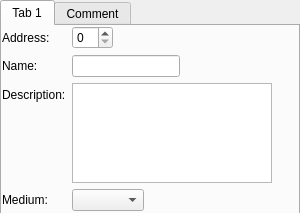
<?xml version="1.0" encoding="UTF-8"?>
<ui version="4.0">
 <class>EditPropertyDialog</class>
 <widget class="QDialog" name="EditPropertyDialog">
  <property name="enabled">
   <bool>true</bool>
  </property>
  <property name="geometry">
   <rect>
    <x>0</x>
    <y>0</y>
    <width>300</width>
    <height>213</height>
   </rect>
  </property>
  <property name="sizePolicy">
   <sizepolicy hsizetype="Preferred" vsizetype="Preferred">
    <horstretch>0</horstretch>
    <verstretch>0</verstretch>
   </sizepolicy>
  </property>
  <property name="minimumSize">
   <size>
    <width>300</width>
    <height>80</height>
   </size>
  </property>
  <property name="windowTitle">
   <string>Dialog</string>
  </property>
  <property name="autoFillBackground">
   <bool>false</bool>
  </property>
  <widget class="QTabWidget" name="tabWidget">
   <property name="enabled">
    <bool>true</bool>
   </property>
   <property name="geometry">
    <rect>
     <x>0</x>
     <y>0</y>
     <width>300</width>
     <height>221</height>
    </rect>
   </property>
   <property name="sizePolicy">
    <sizepolicy hsizetype="Preferred" vsizetype="Preferred">
     <horstretch>0</horstretch>
     <verstretch>0</verstretch>
    </sizepolicy>
   </property>
   <property name="minimumSize">
    <size>
     <width>180</width>
     <height>80</height>
    </size>
   </property>
   <property name="maximumSize">
    <size>
     <width>300</width>
     <height>250</height>
    </size>
   </property>
   <property name="sizeIncrement">
    <size>
     <width>0</width>
     <height>0</height>
    </size>
   </property>
   <property name="baseSize">
    <size>
     <width>0</width>
     <height>0</height>
    </size>
   </property>
   <property name="cursor">
    <cursorShape>CrossCursor</cursorShape>
   </property>
   <property name="mouseTracking">
    <bool>false</bool>
   </property>
   <property name="focusPolicy">
    <enum>Qt::TabFocus</enum>
   </property>
   <property name="autoFillBackground">
    <bool>true</bool>
   </property>
   <property name="tabPosition">
    <enum>QTabWidget::North</enum>
   </property>
   <property name="tabShape">
    <enum>QTabWidget::Rounded</enum>
   </property>
   <property name="currentIndex">
    <number>0</number>
   </property>
   <property name="elideMode">
    <enum>Qt::ElideNone</enum>
   </property>
   <property name="usesScrollButtons">
    <bool>false</bool>
   </property>
   <property name="documentMode">
    <bool>false</bool>
   </property>
   <property name="tabsClosable">
    <bool>false</bool>
   </property>
   <property name="movable">
    <bool>false</bool>
   </property>
   <widget class="QWidget" name="tab">
    <property name="sizePolicy">
     <sizepolicy hsizetype="Preferred" vsizetype="Preferred">
      <horstretch>0</horstretch>
      <verstretch>0</verstretch>
     </sizepolicy>
    </property>
    <property name="minimumSize">
     <size>
      <width>300</width>
      <height>80</height>
     </size>
    </property>
    <property name="cursor">
     <cursorShape>CrossCursor</cursorShape>
    </property>
    <attribute name="title">
     <string>Tab 1</string>
    </attribute>
    <widget class="QWidget" name="formLayoutWidget">
     <property name="geometry">
      <rect>
       <x>0</x>
       <y>0</y>
       <width>431</width>
       <height>244</height>
      </rect>
     </property>
     <layout class="QFormLayout" name="formLayout">
      <property name="fieldGrowthPolicy">
       <enum>QFormLayout::AllNonFixedFieldsGrow</enum>
      </property>
      <property name="rowWrapPolicy">
       <enum>QFormLayout::DontWrapRows</enum>
      </property>
      <item row="0" column="0">
       <widget class="QLabel" name="label">
        <property name="text">
         <string>Address:</string>
        </property>
       </widget>
      </item>
      <item row="0" column="1">
       <widget class="QSpinBox" name="spinBox">
        <property name="sizePolicy">
         <sizepolicy hsizetype="Fixed" vsizetype="Fixed">
          <horstretch>0</horstretch>
          <verstretch>0</verstretch>
         </sizepolicy>
        </property>
       </widget>
      </item>
      <item row="2" column="0">
       <widget class="QLabel" name="label_2">
        <property name="text">
         <string>Name:</string>
        </property>
       </widget>
      </item>
      <item row="2" column="1">
       <widget class="QLineEdit" name="lineEdit">
        <property name="sizePolicy">
         <sizepolicy hsizetype="Fixed" vsizetype="Fixed">
          <horstretch>0</horstretch>
          <verstretch>0</verstretch>
         </sizepolicy>
        </property>
       </widget>
      </item>
      <item row="3" column="0">
       <widget class="QLabel" name="label_3">
        <property name="text">
         <string>Description:</string>
        </property>
       </widget>
      </item>
      <item row="4" column="0">
       <widget class="QLabel" name="label_4">
        <property name="text">
         <string>Medium:</string>
        </property>
       </widget>
      </item>
      <item row="4" column="1">
       <widget class="QComboBox" name="comboBox">
        <property name="sizePolicy">
         <sizepolicy hsizetype="Fixed" vsizetype="Fixed">
          <horstretch>0</horstretch>
          <verstretch>0</verstretch>
         </sizepolicy>
        </property>
        <property name="editable">
         <bool>false</bool>
        </property>
        <property name="currentText">
         <string/>
        </property>
        <property name="modelColumn">
         <number>0</number>
        </property>
       </widget>
      </item>
      <item row="3" column="1">
       <widget class="QTextEdit" name="textEdit">
        <property name="sizePolicy">
         <sizepolicy hsizetype="Preferred" vsizetype="Preferred">
          <horstretch>0</horstretch>
          <verstretch>0</verstretch>
         </sizepolicy>
        </property>
        <property name="minimumSize">
         <size>
          <width>160</width>
          <height>80</height>
         </size>
        </property>
        <property name="maximumSize">
         <size>
          <width>200</width>
          <height>100</height>
         </size>
        </property>
        <property name="sizeIncrement">
         <size>
          <width>0</width>
          <height>0</height>
         </size>
        </property>
        <property name="baseSize">
         <size>
          <width>0</width>
          <height>0</height>
         </size>
        </property>
        <property name="cursor" stdset="0">
         <cursorShape>CrossCursor</cursorShape>
        </property>
        <property name="lineWidth">
         <number>0</number>
        </property>
       </widget>
      </item>
     </layout>
    </widget>
   </widget>
   <widget class="QWidget" name="tab_2">
    <attribute name="title">
     <string>Comment</string>
    </attribute>
    <widget class="QCheckBox" name="checkBox">
     <property name="geometry">
      <rect>
       <x>10</x>
       <y>140</y>
       <width>185</width>
       <height>16</height>
      </rect>
     </property>
     <property name="text">
      <string>Rich text(bold,italic etc.)</string>
     </property>
    </widget>
    <widget class="QTextEdit" name="textEdit_2">
     <property name="geometry">
      <rect>
       <x>11</x>
       <y>11</y>
       <width>301</width>
       <height>121</height>
      </rect>
     </property>
     <property name="verticalScrollBarPolicy">
      <enum>Qt::ScrollBarAlwaysOn</enum>
     </property>
     <property name="horizontalScrollBarPolicy">
      <enum>Qt::ScrollBarAsNeeded</enum>
     </property>
     <property name="sizeAdjustPolicy">
      <enum>QAbstractScrollArea::AdjustToContentsOnFirstShow</enum>
     </property>
    </widget>
    <widget class="QLabel" name="label_5">
     <property name="geometry">
      <rect>
       <x>10</x>
       <y>170</y>
       <width>111</width>
       <height>16</height>
      </rect>
     </property>
     <property name="text">
      <string>Completion Status:</string>
     </property>
    </widget>
    <widget class="QComboBox" name="comboBox_2">
     <property name="geometry">
      <rect>
       <x>138</x>
       <y>170</y>
       <width>81</width>
       <height>20</height>
      </rect>
     </property>
     <property name="sizePolicy">
      <sizepolicy hsizetype="MinimumExpanding" vsizetype="Fixed">
       <horstretch>0</horstretch>
       <verstretch>0</verstretch>
      </sizepolicy>
     </property>
    </widget>
   </widget>
  </widget>
 </widget>
 <resources/>
 <connections/>
</ui>
